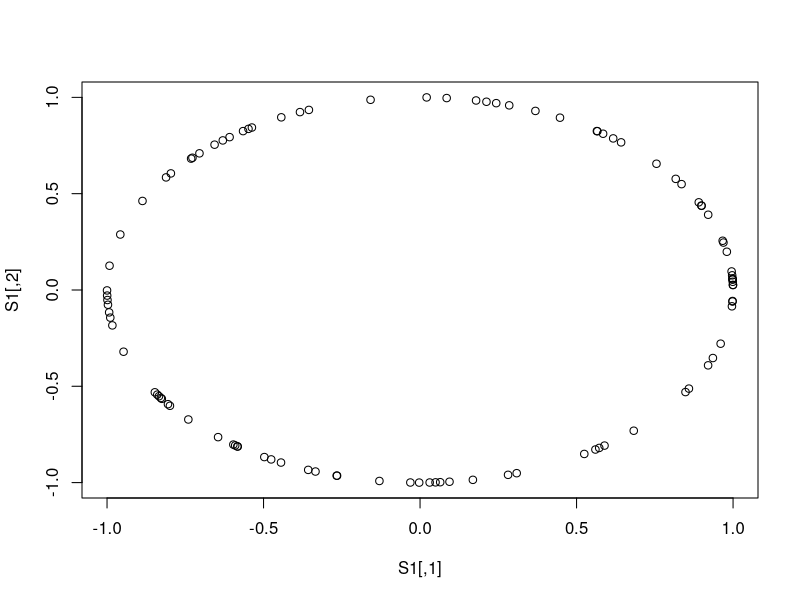
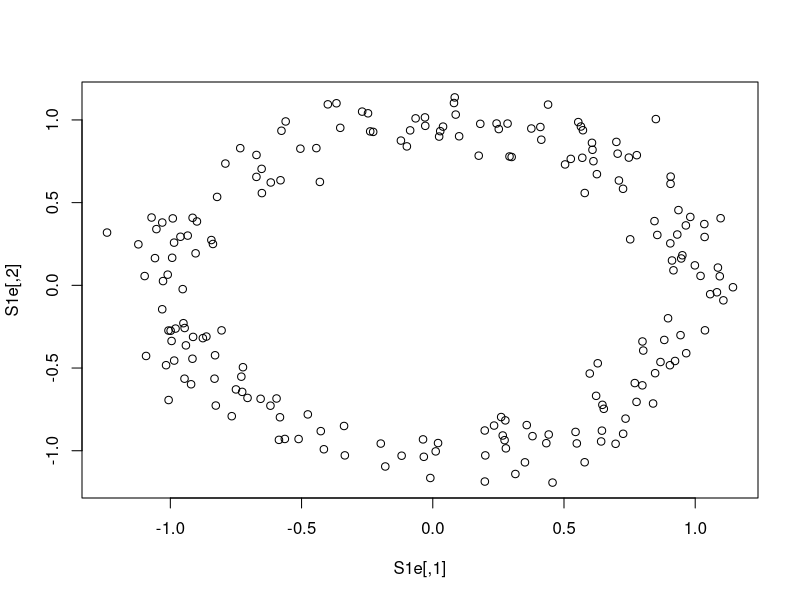
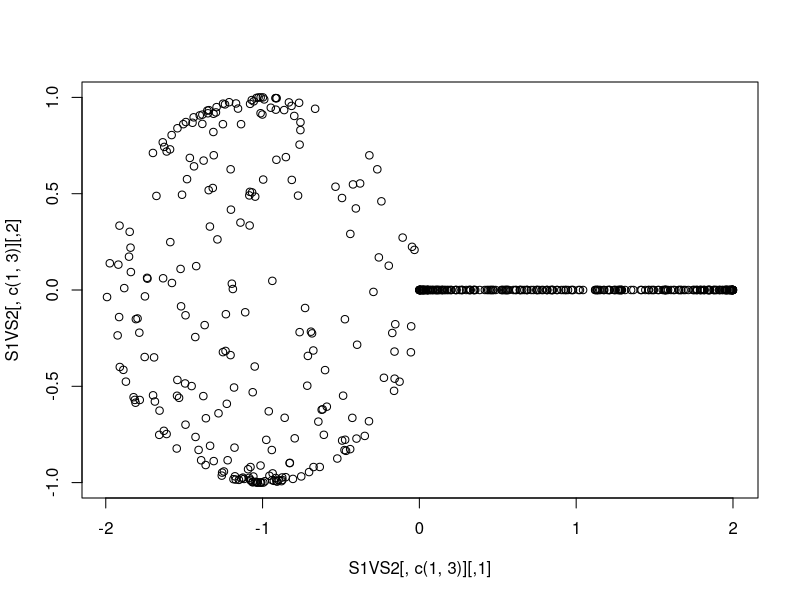

Source code (R) for these figures, in order: (Note: this script raises an error after producing the figures.)
# This script creates data that lie on different manifolds:

# This creates two clusters.
n <- 100
t <- runif(n, 0, 2*pi)
r <- runif(n, 0 , 1)
clust1 <- cbind(2*r*cos(t)+2, r*sin(t)+2)
clust2 <- cbind(r*cos(t)-2, 2*r*sin(t) + 1)
twoclust <- rbind(clust1, clust2)
write.table(twoclust, file = "data1.txt", row.names = FALSE, col.names = FALSE)
write.table(clust1, file = "clust1.txt", row.names = FALSE, col.names = FALSE)
write.table(clust2, file = "clust2.txt", row.names = FALSE, col.names = FALSE)
max(dist(twoclust))

# This creates data on a circle. Call this data2
n <- 100
t <- runif(n, 0, 2*pi)
S1 <- cbind(cos(t), sin(t))
plot(S1)
write.table(S1, file = "data2.txt", row.names = FALSE, col.names = FALSE)

#This creates data on a cirlce with error. Call this data3.
n <- 200
t <- runif(n, 0, 2*pi)
e1 <- rnorm(n, 0, 0.1)
e2 <- rnorm(n, 0, 0.1)
S1e <- cbind(cos(t)+ e1, sin(t)+e2)
plot(S1e)
write.table(S1e, file = "data3.txt", row.names = FALSE, col.names = FALSE)

# Creates data on S1 V S2. Call this data4.
n  <- 250
t  <- runif(n, 0, pi)
u  <- runif(n, 0, 2*pi)
v  <- runif(n, 0, 2*pi)

S2 <- cbind(sin(t)*cos(u)-1, sin(t)*sin(u), cos(t))
S1 <- cbind(cos(v) + 1, sin(v), 0)
S1VS2 <- rbind(S1, S2)
write.table(S1VS2, file = "data4.txt", row.names = FALSE, col.names = FALSE)
plot(S1VS2[,c(1,3)])

# Let's try some real data.  data5 will be the wine dataset
data(wine, package='rattle')
W <- wine[,-1]
write.table(W, file = "data5.txt", row.names = FALSE, col.names = FALSE)

# data6 will be data from the S2 shell of a lithium atom.
n1 <- 2000
temp <- rexp(n1, 1)
which(temp > 1)
r <- temp[which(temp>1)] #distance of the electron from the nuculus.
n <- length(r)
u <- runif(n, 0, 2*pi)
v <- runif(n, 0, pi)
E <- cbind(r*sin(v)*cos(u), r*sin(v)*sin(u), r*cos(v))
plot(E[,c(1,2)])
plot(E[,c(1,3)])
write.table(E, file = "data6.txt", row.names = FALSE, col.names = FALSE)

# data7 will use data 3 and have new, outlier data in the middle of the circle
data7wdensity <- read.table(file = "data7wdensity.txt")
data7 <- data7wdensity[,c(1,2)]
fromO <- sqrt(data7[,1]^2 + data7[,2]^2)
noise_index <- which(fromO<2)
noise <- data7[which(fromO<2), ]
data7nonoise <- data7[-which(fromO<2),]
write.table(data7, file = "data7.txt", row.names = FALSE, col.names = FALSE)
write.table(noise, file = "data7noise.txt", row.names = FALSE, col.names = FALSE)
write.table(data7nonoise, file = "data7nonoise.txt", row.names = FALSE, col.names = FALSE)

# data
n     <- 500
r     <- 1 # Radius of small
R     <- 2 # Radius of big
theta <- runif(n, min = 0, max = 2*pi)
phi   <- runif(n, min = 0, max = 2*pi)
x     <- (R+r*cos(theta))*cos(phi)
y     <- (R+r*cos(theta))*sin(phi)
z     <- r*sin(theta)
e1 <- rnorm(n, 0, 0.2)
e2 <- rnorm(n, 0, 0.2)
e3 <- rnorm(n, 0, 0.3)
T     <- cbind(x+e1,y+e1,4*z+e1)
write.table(T, file = "torus.txt", row.name = FALSE, col.names = FALSE)
plot(T[,1], T[,3])
